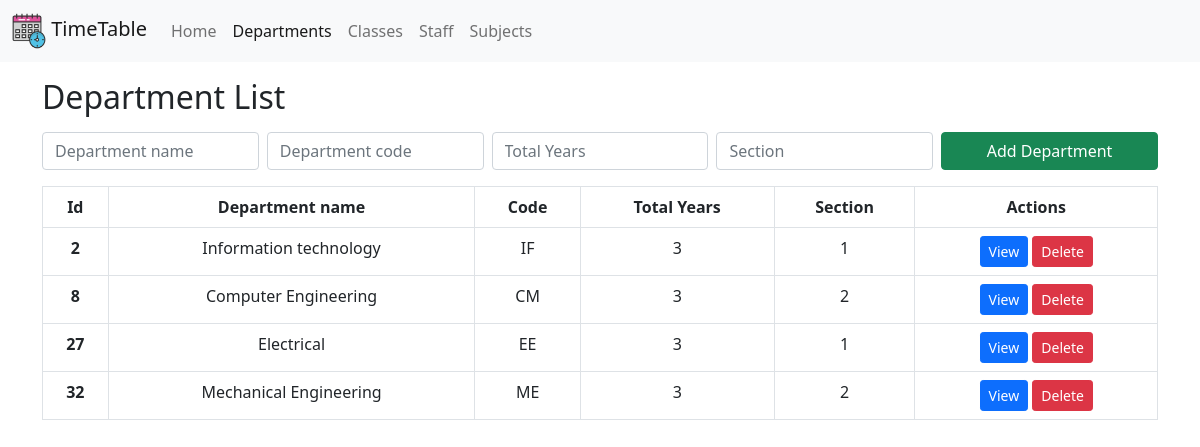
Page /pages/department.php on the committed database.
### tables this page shows
CREATE TABLE `departments` (
  `id` int(11) NOT NULL,
  `dept_name` varchar(255) NOT NULL,
  `d_code` varchar(50) DEFAULT NULL,
  `year` int(11) DEFAULT NULL,
  `sections` int(11) DEFAULT NULL
);

### pages/department.php (the view, shortened to what this page needs)
<?php
include('../utils/dbcon.php');
$query = "SELECT * FROM departments";
$result = mysqli_query($conn, $query);
?>
<!DOCTYPE html>
<html lang="en">
<head>
    <link href="https://cdn.jsdelivr.net/npm/bootstrap@5.0.2/dist/css/bootstrap.min.css" rel="stylesheet">
</head>
<body>
    <nav class="navbar navbar-expand-lg navbar-light bg-light">
        <div class="container-fluid">
            <a class="navbar-brand" href="../">
                <img src="../Images/logo.webp" width="34" height="36">
                TimeTable</a>
            <div class="collapse navbar-collapse" id="navbarSupportedContent">
                <ul class="navbar-nav me-auto mb-2 mb-lg-0">
                    <li class="nav-item">
                        <a class="nav-link" aria-current="page" href="../">Home</a>
                    </li>
                    <li class="nav-item">
                        <a class="nav-link active" href="#">Departments</a>
                    </li>
                    <li class="nav-item">
                        <a class="nav-link" href="./class.php">Classes</a>
                    </li>
                    <li class="nav-item">
                        <a class="nav-link" href="./staff.php">Staff</a>
                    </li>
                    <li class="nav-item">
                        <a class="nav-link" href="./subjects.php">Subjects</a>
                    </li>
                </ul>
            </div>
        </div>
    </nav>
    <div class="container mt-3">
        <div class="head">
            <h2>Department List</h2>
        </div>
        <div class="content">
            <form method="post">
                <div class="row mb-3 g-0">
                    <input type="text" name="departmentName" class="form-control col me-2 mt-2" placeholder="Department name">
                    <input type="text" name="departmentCode" class="form-control col me-2 mt-2" placeholder="Department code">
                    <input type="text" name="year" class="form-control col me-2 mt-2" placeholder="Total Years">
                    <input type="text" name="section" class="form-control col  me-2 mt-2" placeholder="Section">
                    <button type="submit" name="addDepartment" class="btn col btn-success mt-2 ">Add Department</button>
                </div>
            </form>
            <div class="table-responsive">
                <table class="table table-bordered text-center table-hover">
                    <thead>
                        <tr>
                            <th scope="col">Id</th>
                            <th scope="col">Department name</th>
                            <th scope="col">Code</th>
                            <th scope="col">Total Years</th>
                            <th scope="col">Section</th>
                            <th scope="col">Actions</th>
                        </tr>
                    </thead>
                    <tbody>
                        <?php
                        while ($row = mysqli_fetch_assoc($result)) {
                            echo '<tr>';
                            echo '<th scope="row">' . $row['id'] . '</th>';
                            echo '<td scope="row">' . $row['dept_name'] . '</td>';
                            echo '<td scope="row">' . $row['d_code'] . '</td>';
                            echo '<td scope="row">' . $row['year'] . '</td>';
                            echo '<td scope="row">' . $row['sections'] . '</td>';
                            echo '<td>';
                            echo '<button type="button" class="btn btn-primary btn-sm">View</button>';
                            echo '<button type="button" class="btn btn-danger btn-sm" onclick="deleteDepartment(' . $row['id'] . ')">Delete</button>';
                            echo '</td>';
                            echo '</tr>';
                        }
                        ?>
                    </tbody>
                </table>
            </div>
        </div>
    </div>
</body>
</html>

### rows in the picture
departments: id "2", dept_name "Information technology", d_code "IF", year "3", sections "1"
departments: id "8", dept_name "Computer Engineering", d_code "CM", year "3", sections "2"
departments: id "27", dept_name "Electrical", d_code "EE", year "3", sections "1"
departments: id "32", dept_name "Mechanical Engineering", d_code "ME", year "3", sections "2"
